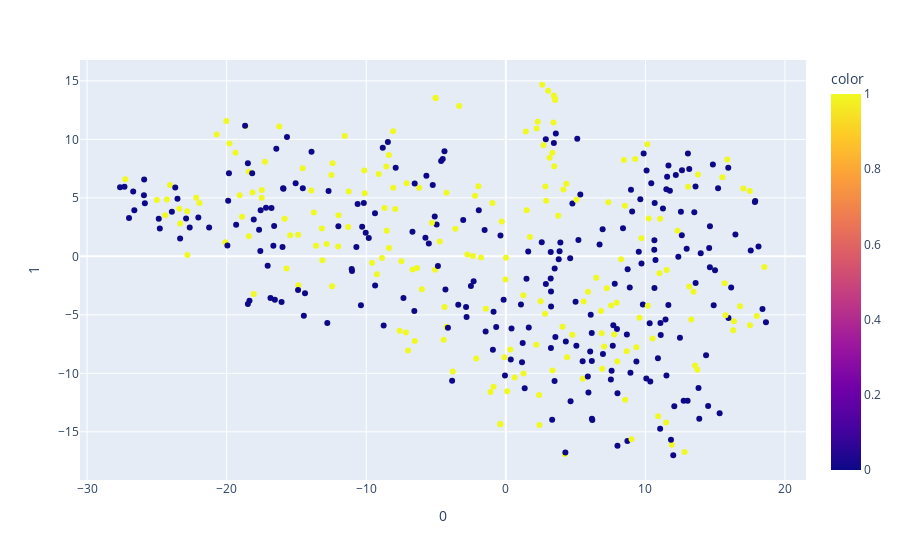

Notebook cell for this chart:
### Code cell
from sklearn.manifold import TSNE
import plotly.express as px


features = X

tsne = TSNE(n_components=2, random_state=0)
projections = tsne.fit_transform(features)

fig = px.scatter(
    projections, x=0, y=1,
    color=y
)
fig.show()

### Figure 1 — Plotly figure (JSON) as saved in the notebook; plotly's stock layout.template omitted (floating-point values rounded to 4 significant figures; data arrays with more than 128 entries replaced by an {"elided": "..."} marker saying what was removed)
{"data": [{"hovertemplate": "0=%{x}<br>1=%{y}<br>color=%{marker.color}<extra></extra>", "legendgroup": "", "marker": {"color": {"elided": "422 int values"}, "coloraxis": "coloraxis", "symbol": "circle"}, "mode": "markers", "name": "", "orientation": "v", "showlegend": false, "type": "scatter", "x": {"elided": "422 float values"}, "xaxis": "x", "y": {"elided": "422 float values"}, "yaxis": "y"}], "layout": {"coloraxis": {"colorbar": {"title": {"text": "color"}}, "colorscale": [[0, "#0d0887"], [0.1111, "#46039f"], [0.2222, "#7201a8"], [0.3333, "#9c179e"], [0.4444, "#bd3786"], [0.5556, "#d8576b"], [0.6667, "#ed7953"], [0.7778, "#fb9f3a"], [0.8889, "#fdca26"], [1, "#f0f921"]]}, "legend": {"tracegroupgap": 0}, "margin": {"t": 60}, "xaxis": {"anchor": "y", "domain": [0, 1], "title": {"text": "0"}}, "yaxis": {"anchor": "x", "domain": [0, 1], "title": {"text": "1"}}}}
